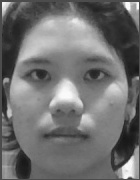
#> input picture ML_Data_Morning/6752300046_Taer.jpg, 140 x 180 px
$ python -i face_utils.py   (imports and definitions only)
#> lines starting #> are read from the running program, lines starting #| are printed output that depends on the picture
#> further down, picture is the input picture: shape (180, 140); min 21, max 253, mean 112.7
"""หาหน้าในรูปแล้วตัดเป็นภาพขาวดำขนาดเดียวกัน
ใช้ทั้งตอนเทรน (FaceTrain_2.py) และตอนเปิดกล้อง (FaceClustering.py) ให้เทียบกันได้"""
import cv2
import numpy as np

# [3 lines not run here, left out]

FACE_SIZE = (140, 180)   # (กว้าง, สูง) ของหน้าที่ตัดแล้ว = 25,200 พิกเซล
CASCADE = cv2.CascadeClassifier(cv2.data.haarcascades + "haarcascade_frontalface_default.xml")


def crop_face(gray, rect):
    """ตัดช่วงหน้าผากถึงคาง แก้มถึงแก้ม จากกรอบที่ Haar หาได้ แล้วปรับแสง (equalizeHist)"""
    x, y, w, h = rect
    cw = w * 0.78   # กว้าง 78% ของกรอบหน้า = แก้มถึงแก้ม
    x0, y0 = int(round(x + (w - cw) / 2)), int(round(y + h * 0.06))
    x1, y1 = x0 + int(round(cw)), y0 + int(round(cw * FACE_SIZE[1] / FACE_SIZE[0]))
    p = max(0, -x0, -y0, x1 - gray.shape[1], y1 - gray.shape[0])   # กรอบเลยขอบรูป -> เติมขอบ
    if p > 0:
        gray = cv2.copyMakeBorder(gray, p, p, p, p, cv2.BORDER_REPLICATE)
    face = cv2.resize(gray[y0 + p:y1 + p, x0 + p:x1 + p], FACE_SIZE, interpolation=cv2.INTER_AREA)
    return cv2.equalizeHist(face)


def face_from_photo(gray):
    """รูปนักเรียน (ขนาดไหนก็ได้) -> หน้าขนาด FACE_SIZE (None ถ้าหาหน้าไม่เจอ)"""
    for _ in range(4):   # ตัดเส้นขอบสีเรียบที่ติดมากับบางรูป
        if gray[0].std() < 4: gray = gray[1:]
        if gray[-1].std() < 4: gray = gray[:-1]
        if gray[:, 0].std() < 4: gray = gray[:, 1:]
        if gray[:, -1].std() < 4: gray = gray[:, :-1]
#> this loop made 4 passes
#> pass 1, in face_from_photo, `if gray[:, 0].std() < 4: gray = gray[:, 1:]`:
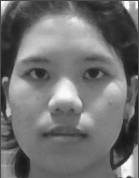
#> gray: shape (178, 139); min 21, max 253, mean 113.4
#> pass 1, in face_from_photo, `if gray[:, -1].std() < 4: gray = gray[:, :-1]`:
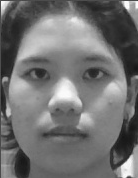
#> gray: shape (178, 138); min 21, max 253, mean 113.7
#> after the loop:
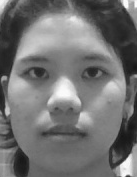
#> gray: shape (177, 137); min 21, max 253, mean 114.2
    h, w = gray.shape
#> h = 177; w = 137
    s = 600 / max(h, w)   # ให้ทุกรูปขนาดใกล้กัน
#> s = 3.39
    gray = cv2.resize(gray, (round(w * s), round(h * s)), interpolation=cv2.INTER_AREA)
#> gray: shape (600, 464)
    # เติมขอบก่อนหา เพราะบางรูปตัดมาชิดหน้าจนหน้าล้นขอบ
    gray = cv2.copyMakeBorder(gray, 150, 150, 150, 150, cv2.BORDER_REPLICATE)
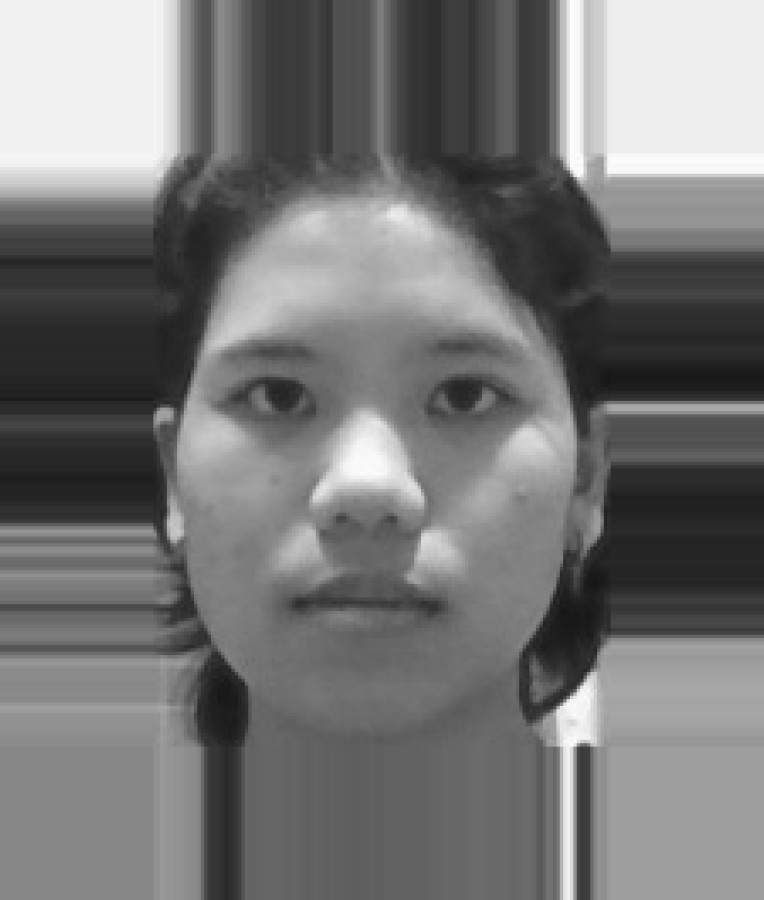
#> gray: shape (900, 764); min 21, max 253, mean 117.2
    faces = CASCADE.detectMultiScale(gray, 1.05, 6, minSize=(80, 80))
#> faces = [[105, 197, 529, 529]]
    if len(faces) == 0:
        return None
    return crop_face(gray, max(faces, key=lambda r: r[2] * r[3]))   # หน้าที่ใหญ่ที่สุด
#> in crop_face, `x, y, w, h = rect`: x = 105; y = 197; w = 529
#> in crop_face, `cw = w * 0.78`: cw = 412.6
#> in crop_face, `x0, y0 = int(round(x + (w - cw) / 2)), int(round(y + h * 0.06))`: x0 = 163; y0 = 229
#> in crop_face, `x1, y1 = x0 + int(round(cw)), y0 + int(round(cw * FACE_SIZE[1] / FACE_..`: x1 = 576; y1 = 760
#> in crop_face, `p = max(0, -x0, -y0, x1 - gray.shape[1], y1 - gray.shape[0])`: p = 0
#> in crop_face, `face = cv2.resize(gray[y0 + p:y1 + p, x0 + p:x1 + p], FACE_SIZE, inter..`:
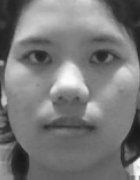
#> face: shape (180, 140); min 22, max 251, mean 120.5
#> in crop_face, `return cv2.equalizeHist(face)`:
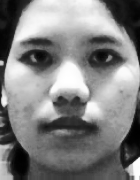
#> returned value: shape (180, 140); min 0, max 255, mean 128.5

>>> import cv2
>>> picture = cv2.imread('ML_Data_Morning/6752300046_Taer.jpg', cv2.IMREAD_GRAYSCALE)
>>> result = face_from_photo(picture)

$ run again, on ML_Data_Morning/6752300135_Mek.jpg.jpg
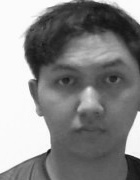
#> input picture ML_Data_Morning/6752300135_Mek.jpg.jpg, 140 x 180 px
#> picture is the input picture: shape (180, 140); min 16, max 255, mean 136.1
#> in face_from_photo, `gray = cv2.copyMakeBorder(gray, 150, 150, 150, 150, cv2.BORDER_REPLICA..`:
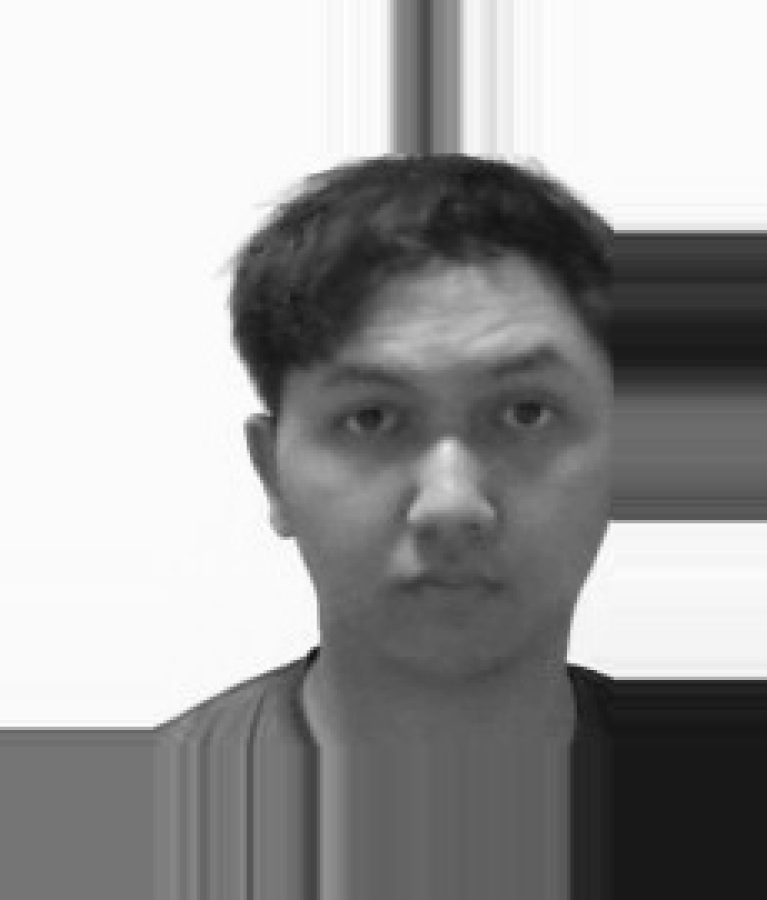
#> gray: shape (900, 767); min 16, max 255, mean 159.1
#> faces = [[249, 275, 397, 397]]
#> in crop_face, `x, y, w, h = rect`: x = 249; y = 275; w = 397
#> cw = 309.7
#> x0 = 293; y0 = 299
#> x1 = 603; y1 = 697
#> p = 0
#> in crop_face, `return cv2.equalizeHist(face)`:
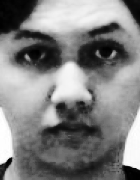
#> returned value: shape (180, 140); min 0, max 255, mean 129

$ run again, on ML_Data_Morning/6752300186_Bank.jpg
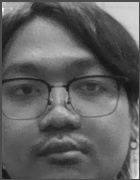
#> input picture ML_Data_Morning/6752300186_Bank.jpg, 140 x 180 px
#> picture is the input picture: shape (180, 140); min 19, max 255, mean 97.5
#> in face_from_photo, `gray = cv2.copyMakeBorder(gray, 150, 150, 150, 150, cv2.BORDER_REPLICA..`:
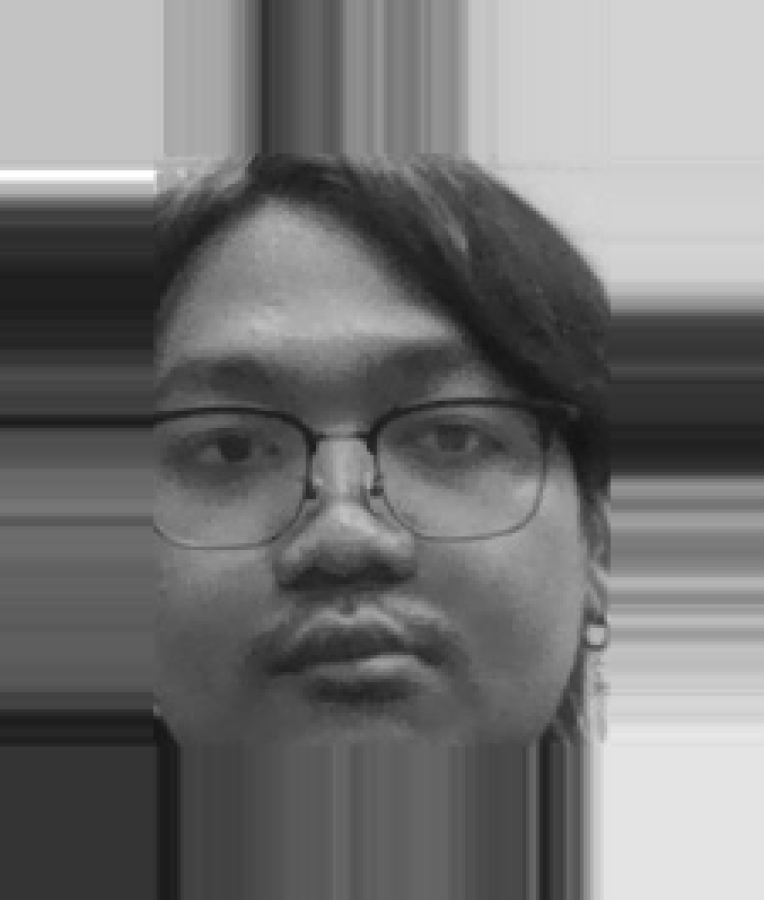
#> gray: shape (900, 764); min 19, max 255, mean 116.4
#> faces = [[74, 236, 534, 534]]
#> in crop_face, `x, y, w, h = rect`: x = 74; y = 236; w = 534
#> cw = 416.5
#> x0 = 133; y0 = 268
#> x1 = 550; y1 = 804
#> p = 0
#> in crop_face, `return cv2.equalizeHist(face)`:
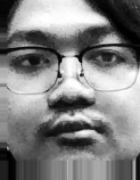
#> returned value: shape (180, 140); min 0, max 255, mean 128.6

$ run again, on ML_Data_Morning/6752300194 Teerapat.jpg
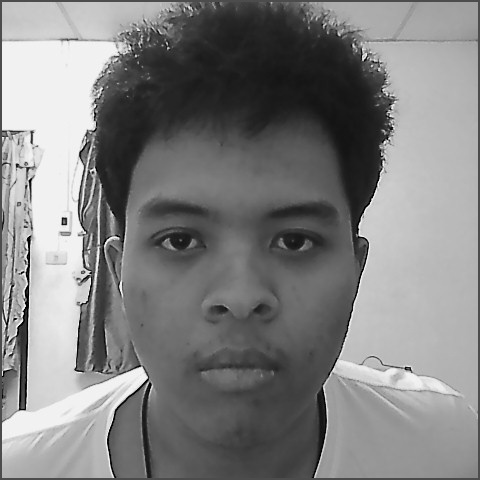
#> input picture ML_Data_Morning/6752300194 Teerapat.jpg, 480 x 480 px
#> picture is the input picture: shape (480, 480); min 0, max 255, mean 128.6
#> in face_from_photo, `gray = cv2.copyMakeBorder(gray, 150, 150, 150, 150, cv2.BORDER_REPLICA..`:
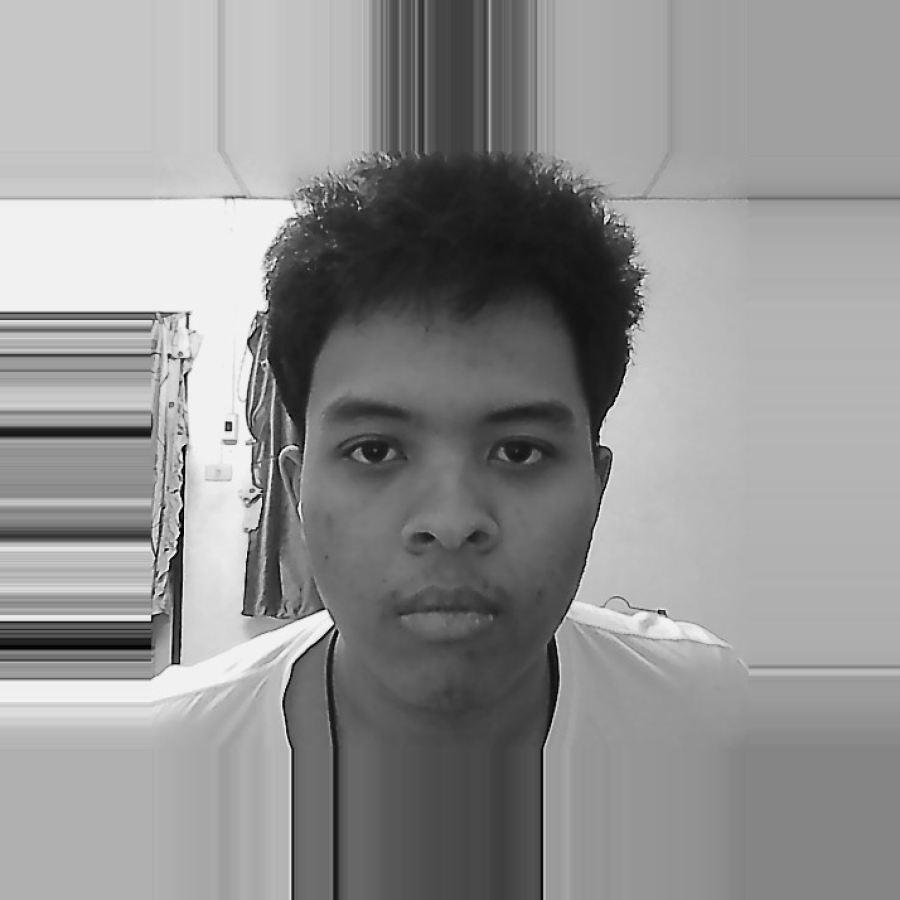
#> gray: shape (900, 900); min 0, max 251, mean 145.8
#> faces = [[259, 301, 382, 382]]
#> in crop_face, `x, y, w, h = rect`: x = 259; y = 301; w = 382
#> cw = 298
#> x0 = 301; y0 = 324
#> x1 = 599; y1 = 707
#> p = 0
#> in crop_face, `return cv2.equalizeHist(face)`:
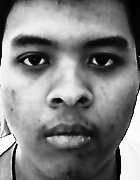
#> returned value: shape (180, 140); min 0, max 255, mean 129
